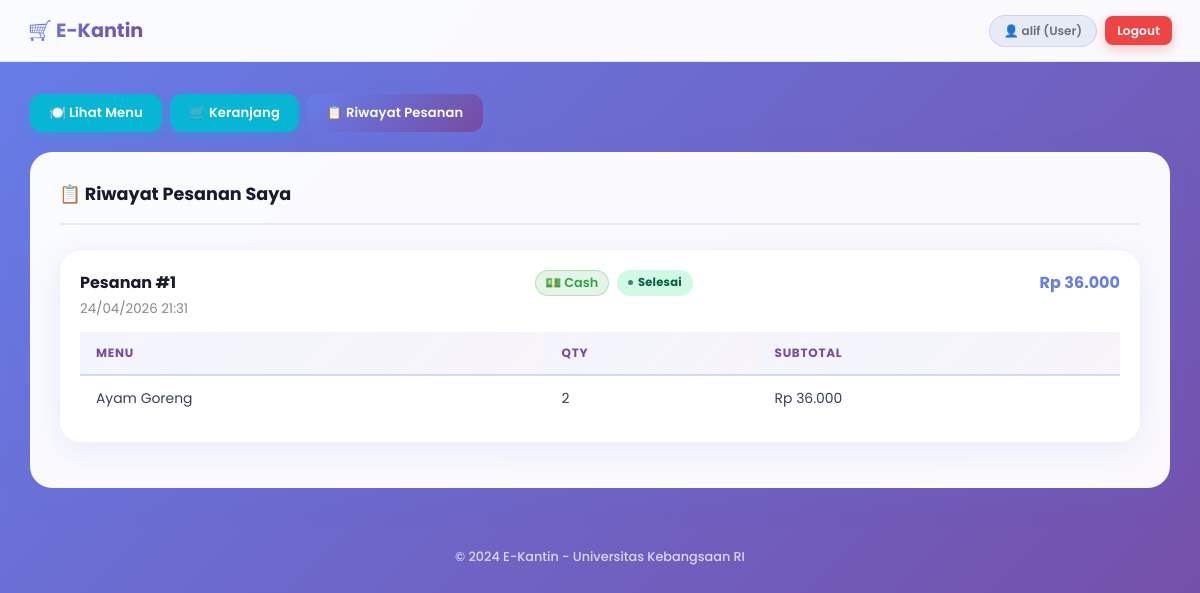
Screenshot of /e-kantin/user/riwayat.php (signed in) with the database file from the repository.
### tables this page shows
CREATE TABLE `transaksi` (
  `id_transaksi` int(11) NOT NULL,
  `id_user` int(11) NOT NULL,
  `tanggal` datetime NOT NULL DEFAULT current_timestamp(),
  `total_bayar` float NOT NULL DEFAULT 0,
  `status` enum('pending','diproses','selesai','dibatalkan') NOT NULL DEFAULT 'pending',
  `metode_pembayaran` varchar(10) NOT NULL DEFAULT 'cash'
);

CREATE TABLE `detail_transaksi` (
  `id_detail` int(11) NOT NULL,
  `id_transaksi` int(11) NOT NULL,
  `id_menu` int(11) NOT NULL,
  `qty` int(11) NOT NULL DEFAULT 1,
  `subtotal` float NOT NULL DEFAULT 0
);

CREATE TABLE `menu` (
  `id_menu` int(11) NOT NULL,
  `nama_makanan` varchar(100) NOT NULL,
  `harga` float NOT NULL,
  `stok` int(11) NOT NULL DEFAULT 0,
  `gambar` varchar(255) DEFAULT NULL,
  `created_at` timestamp NOT NULL DEFAULT current_timestamp()
);

### e-kantin/user/riwayat.php (the view, shortened to what this page needs)
<?php
require_once '../config/database.php';
$id_user = $_SESSION['id_user'];
$transaksi = mysqli_query($conn,
    "SELECT * FROM transaksi WHERE id_user = $id_user ORDER BY tanggal DESC"
);
include '../includes/header.php';
?>
<div class="sidebar">
    <a href="dashboard.php" class="btn btn-info">🍽️ Lihat Menu</a>
    <a href="keranjang.php" class="btn btn-info">🛒 Keranjang</a>
    <a href="riwayat.php" class="btn btn-primary">📋 Riwayat Pesanan</a>
</div>
<div class="card">
    <div class="card-header">
        <h2>📋 Riwayat Pesanan Saya</h2>
    </div>
    <?php if (mysqli_num_rows($transaksi) == 0): ?>
        <p style="text-align: center; padding: 2rem;">Belum ada pesanan. <a href="dashboard.php">Pesan sekarang</a></p>
    <?php else: ?>
        <?php while ($trx = mysqli_fetch_assoc($transaksi)): ?>
        <div class="card" style="margin-bottom: 1rem; padding: 1.25rem; border: 1px solid #f0f0f0;">
            <div style="display: flex; justify-content: space-between; align-items: flex-start; flex-wrap: wrap; gap: 0.5rem;">
                <div>
                    <strong>Pesanan #<?= $trx['id_transaksi'] ?></strong><br>
                    <small style="color: #888;"><?= date('d/m/Y H:i', strtotime($trx['tanggal'])) ?></small>
                </div>
                <div style="display: flex; gap: 0.5rem; align-items: center; flex-wrap: wrap;">
                    <?php
                    $metode = strtolower(trim($trx['metode_pembayaran'] ?? ''));
                    $metode_icon = $metode === 'qris' ? '📱 QRIS' : '💵 Cash';
                    $metode_color = $metode === 'qris' ? '#667eea' : '#28a745';
                    ?>
                    <span style="background: <?= $metode_color ?>20; color: <?= $metode_color ?>; border: 1px solid <?= $metode_color ?>40; padding: 0.2rem 0.6rem; border-radius: 20px; font-size: 0.8rem; font-weight: 600;">
                        <?= $metode_icon ?>
                    </span>
                    <span class="badge badge-<?= $trx['status'] ?>"><?= ucfirst($trx['status']) ?></span>
                </div>
                <div>
                    <strong style="color: #667eea;">Rp <?= number_format($trx['total_bayar'], 0, ',', '.') ?></strong>
                </div>
            </div>
            <?php
            $details = mysqli_query($conn,
                "SELECT dt.*, m.nama_makanan
                 FROM detail_transaksi dt
                 JOIN menu m ON dt.id_menu = m.id_menu
                 WHERE dt.id_transaksi = {$trx['id_transaksi']}"
            );
            ?>
            <table style="margin-top: 0.75rem; font-size: 0.88rem;">
                <thead>
                    <tr><th>Menu</th><th>Qty</th><th>Subtotal</th></tr>
                </thead>
                <tbody>
                    <?php while ($d = mysqli_fetch_assoc($details)): ?>
                    <tr>
                        <td><?= htmlspecialchars($d['nama_makanan']) ?></td>
                        <td><?= $d['qty'] ?></td>
                        <td>Rp <?= number_format($d['subtotal'], 0, ',', '.') ?></td>
                    </tr>
                    <?php endwhile; ?>
                </tbody>
            </table>
        </div>
        <?php endwhile; ?>
    <?php endif; ?>
</div>
<?php include '../includes/footer.php'; ?>

### e-kantin/assets/css/style.css (style rules this page uses)
:root { --p1: #667eea; --p2: #764ba2; --p3: #5a6fd6; --p4: #8b5cf6; --white: #ffffff; --bg: #f0f2ff; --text: #1a1a2e; --muted: #6b7280; --light: #e8eaf6; --success: #10b981; --success-bg: #d1fae5; --success-dark: #065f46; --warn: #f59e0b; --warn-bg: #fef3c7; --warn-dark: #78350f; --danger: #ef4444; --danger-bg: #fee2e2; --danger-dark: #7f1d1d; --info: #06b6d4; --info-bg: #e0f7fa; --info-dark: #164e63; --r-sm: 8px; --r-md: 12px; --r-lg: 16px; --r-xl: 22px; --r-full: 999px; --font: 'Poppins', system-ui, sans-serif; }
* { margin: 0; padding: 0; box-sizing: border-box; }
body { font-family: var(--font); background: linear-gradient(135deg, var(--p1) 0%, var(--p2) 100%); min-height: 100vh; color: var(--text); }
.card { background: rgba(255, 255, 255, 0.97); backdrop-filter: blur(8px); border-radius: var(--r-xl); padding: 1.75rem; border: 1px solid rgba(255, 255, 255, 0.6); box-shadow: 0 8px 32px rgba(102, 126, 234, 0.12); margin-bottom: 1.5rem; }
.card-header { margin-bottom: 1.5rem; padding-bottom: 1rem; border-bottom: 2px solid var(--light); display: flex; justify-content: space-between; align-items: center; }
.card-header h2 { color: var(--text); font-size: 1.1rem; font-weight: 700; }
.btn { padding: 0.55rem 1.2rem; border: none; border-radius: var(--r-md); cursor: pointer; font-weight: 600; font-size: 0.82rem; font-family: var(--font); text-decoration: none; display: inline-flex; align-items: center; gap: 6px; transition: all 0.2s ease; letter-spacing: 0.01em; }
.btn-primary { background: linear-gradient(135deg, var(--p1), var(--p2)); color: #fff; box-shadow: 0 4px 15px rgba(102, 126, 234, 0.35); }
.btn-info { background: var(--info); color: #fff; box-shadow: 0 4px 12px rgba(6,182,212,.3); }
table { width: 100%; border-collapse: collapse; }
table th { background: linear-gradient(135deg, rgba(102,126,234,.08), rgba(118,75,162,.06)); padding: 0.75rem 1rem; text-align: left; font-size: 0.75rem; font-weight: 700; color: var(--p2); text-transform: uppercase; letter-spacing: 0.06em; border-bottom: 2px solid rgba(102, 126, 234, 0.15); }
table td { padding: 0.8rem 1rem; border-bottom: 1px solid rgba(102, 126, 234, 0.08); color: #374151; font-size: 0.87rem; }
table tr:last-child td { border-bottom: none; }
table tbody tr { transition: background 0.15s; }
.badge { display: inline-flex; align-items: center; gap: 5px; padding: 0.28rem 0.7rem; border-radius: var(--r-full); font-size: 0.72rem; font-weight: 700; letter-spacing: 0.02em; }
.badge::before { content: ''; width: 5px; height: 5px; border-radius: 50%; background: currentColor; opacity: 0.75; }
.badge-selesai { background: var(--success-bg); color: var(--success-dark); }
.sidebar { display: flex; gap: 0.5rem; margin-bottom: 1.25rem; flex-wrap: wrap; align-items: center; }

### rows the page displays
transaksi: id_transaksi "1", tanggal "24/04/2026 21:31", metode_pembayaran "💵 Cash", status "Selesai", total_bayar "36.000"
detail_transaksi: id_menu.nama_makanan "Ayam Goreng", qty "2", subtotal "36.000"

### other values shown
$_SESSION['username'] "alif"
$_SESSION['role'] "User"
